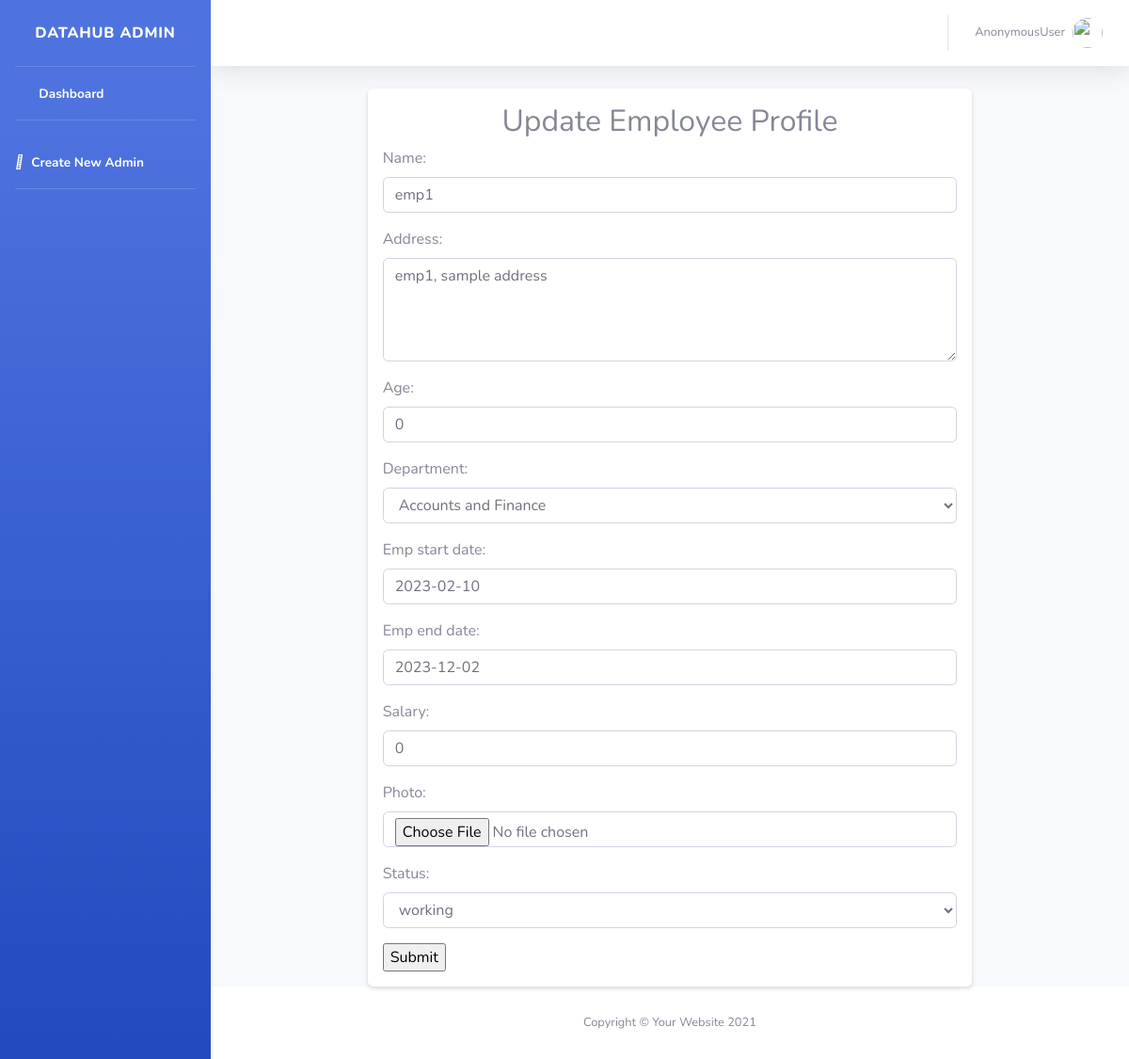
Page /emp/update/2 on the earlier database version.
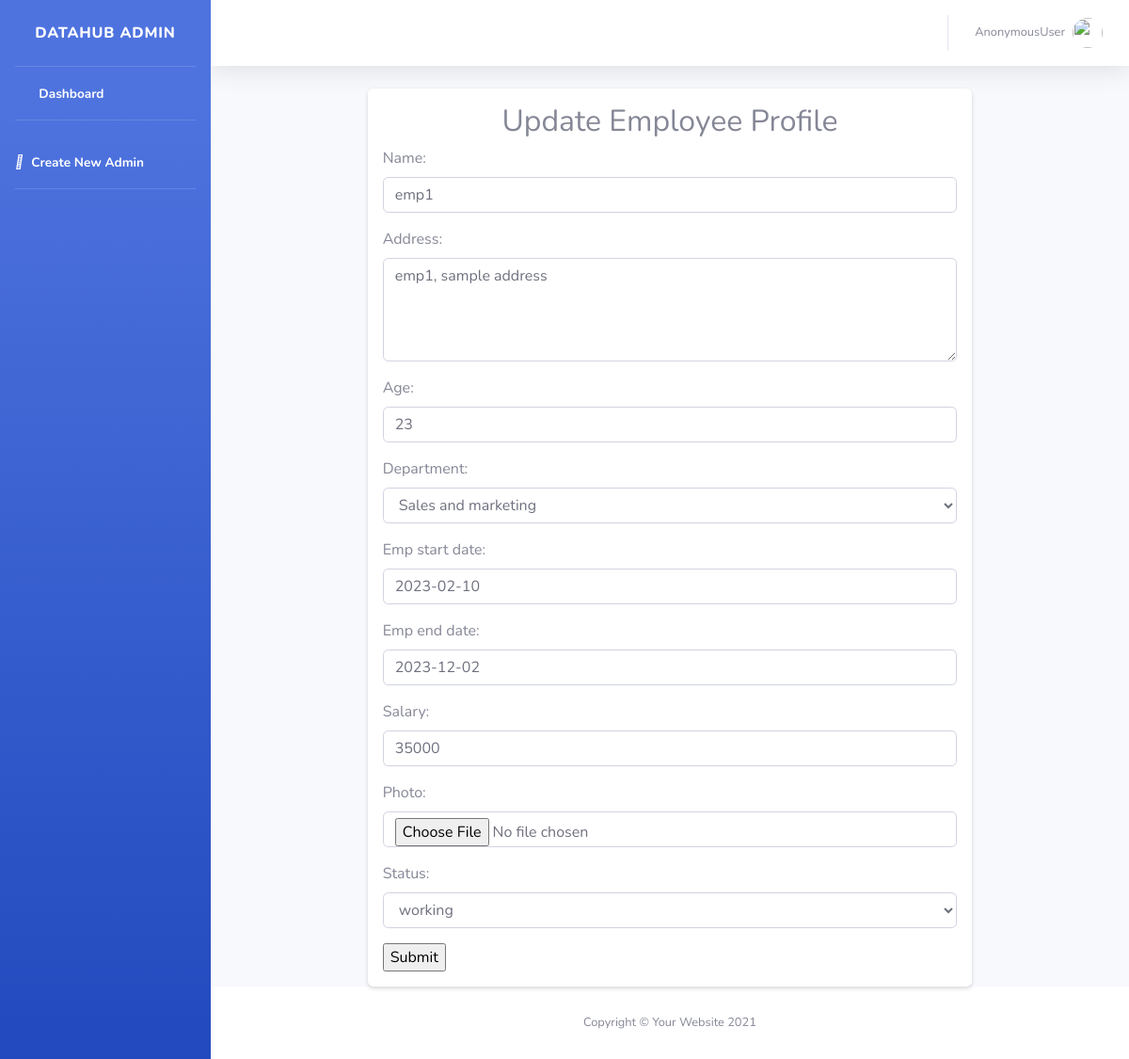
Same page on the later database version.
### emp_crud/models.py (models this page shows, shortened)
class Employee(models.Model):
    name = models.CharField(max_length=100)
    address = models.CharField(max_length=200)
    age = models.PositiveIntegerField()
    depts = (
        ('Accounts and Finance', 'Accounts and Finance'),
        ('HR', 'HR'),
        ('Sales and marketing', 'Sales and marketing'),
        ('Infrastructures', 'Infrastructures'),
        ('Research and development', 'Research and development'),
        ('IT services', 'IT services'),
        ('Product development', 'Product development'),
        ('Security and transport', 'Security and transport'),
    )
    department = models.CharField(max_length=200, choices=depts, default=None)
    emp_start_date = models.DateField(null=True, blank=True)
    emp_end_date = models.DateField(null=True, blank=True)
    salary = models.PositiveIntegerField()
    photo = models.ImageField(upload_to='media/images')
    options = (
        ('working', 'working'),
        ('resigned', 'resigned')
    )
    status = models.CharField(max_length=100, choices=options, default='working')

### emp_crud/views.py (the view)
# urls.py: path('emp/update/<int:pk>', Update_emp_view.as_view(), name='update'),
class Update_emp_view(UpdateView):
    template_name = 'update.html'
    form_class = Employee_form
    model = Employee
    success_url = reverse_lazy('home')

### emp_crud/forms.py
class Employee_form(forms.ModelForm):
    class Meta:
        model = Employee
        fields = "__all__"
        widgets = {
            "name": forms.TextInput(attrs={"class":"form-control"}),
            "address": forms.Textarea(attrs={"class":"form-control","rows": 4}),
            "age": forms.NumberInput(attrs={"class":"form-control"}),
            "department": forms.Select(attrs={"class":"form-control"}),
            "emp_start_date": forms.DateInput(attrs={"class":"form-control dateinput"}),
            "emp_end_date": forms.DateInput(attrs={"class":"form-control dateinput"}),
            "salary": forms.NumberInput(attrs={"class":"form-control"}),
            "status": forms.Select(attrs={"class":"form-control"}),
            "photo": forms.FileInput(attrs={"class":"form-control"}),
        }

### emp_crud/templates/update.html (shortened to what this page needs)
{% extends 'base.html' %}
{% block content %}
<div class="row">
    <div class="col-2"></div>
    <div class="col-8">
        <div class="card border-0 shadow-sm p-3">
            <h2 class="text-center">Update Employee Profile</h2>
            <form action="" method="post" enctype="multipart/form-data">
                {{form.as_p}}
                <input type="submit" value="Submit">
            </form>
        </div>
    </div>
    <div class="col-2"></div>
</div>
{% endblock content %}

Differences in the rows shown:
changed Employee "emp1": age "0" → "23"; department "Accounts and Finance" → "Sales and marketing"; salary "0" → "35000"
